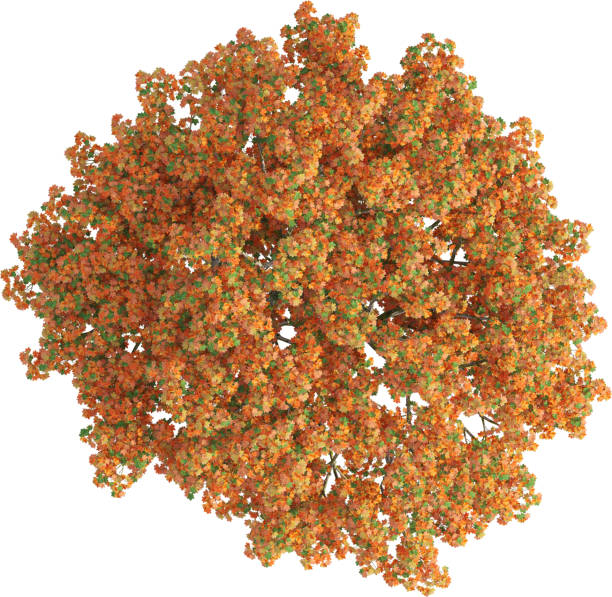
#> input picture app/preprocessing/dataset/arce (Aceraceae)/img1.jpg, 612 x 597 px, found by its file name
$ python resizeAndFilter.py
#> lines starting #> are read from the running program, lines starting #| are printed output that depends on the picture
#> in resizeAndFilter, image is the input picture: shape (597, 612, 3); mean B, G, R 130.9, 164.2, 201.8
import os
import cv2
import numpy as np

def resizeImage(image, size=(228, 228), interpolation=cv2.INTER_AREA):
#> called with size = (228, 228), interpolation = 3
    return cv2.resize(image, size, interpolation=interpolation)

def blurImage(image, kernel=(5, 5)):
#> called with kernel = (5, 5)
    return cv2.GaussianBlur(image, kernel, 0)

def pixelateImage(image, pixel_size=3):
#> called with pixel_size = 3
    h, w = image.shape[:2]
#> h = 228; w = 228
    temp = cv2.resize(image, (w // pixel_size, h // pixel_size), interpolation=cv2.INTER_LINEAR)
    return cv2.resize(temp, (w, h), interpolation=cv2.INTER_NEAREST)

def resizeAndFilter(input_path, output_dir, size=(228, 228), blur_kernel=(5, 5)):
    image = cv2.imread(input_path)
    if image is None:
        raise FileNotFoundError(f"No se pudo cargar la imagen: {input_path}")

    # Procesamiento
    resized = resizeImage(image, size)
    blurred = blurImage(resized, blur_kernel)
    pixelated = pixelateImage(resized)

    # Extraer nombre base y extensión
    filename = os.path.basename(input_path)
    name, ext = os.path.splitext(filename)

    # Construir rutas de salida
    resized_path = os.path.join(output_dir, f"{name}_resized{ext}")
    blur_path = os.path.join(output_dir, f"{name}_blur{ext}")
    pixel_path = os.path.join(output_dir, f"{name}_pixelate{ext}")

    # Guardar imágenes
    #cv2.imwrite(resized_path, resized)
    #cv2.imwrite(blur_path, blurred)
    cv2.imwrite(pixel_path, pixelated)

    print(f"Imágenes guardadas:\n - {resized_path}\n - {pixel_path}")


if __name__ == "__main__":
    resizeAndFilter("img1.jpg", "./")
    resizeAndFilter("img2.jpg", "./")
#> call 2 of resizeAndFilter, with input_path = 'img2.jpg', output_dir = './', size = (228, 228), blur_kernel = (5, 5)
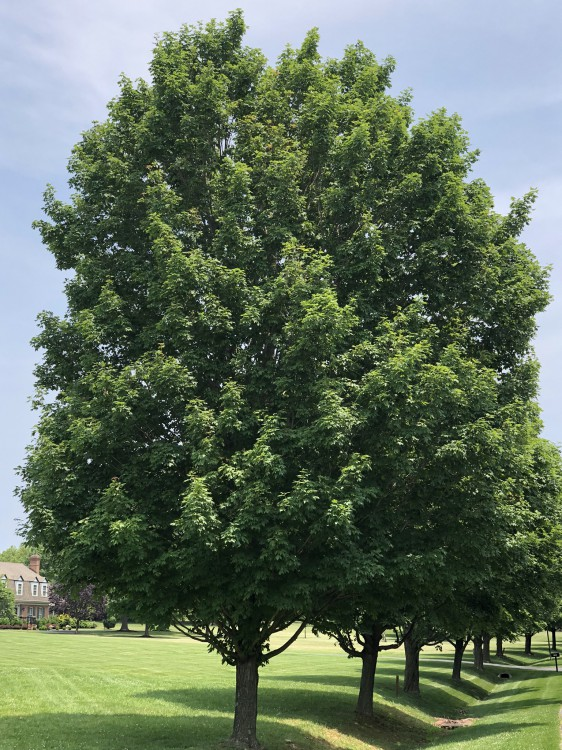
#> input picture app/preprocessing/dataset/arce (Aceraceae)/img2.jpg, 562 x 750 px, found by its file name
#> in resizeAndFilter, image is the input picture: shape (750, 562, 3); mean B, G, R 91.3, 111.5, 96.5
    resizeAndFilter("img3.jpg", "./")
#> call 3 of resizeAndFilter, with input_path = 'img3.jpg', output_dir = './', size = (228, 228), blur_kernel = (5, 5)
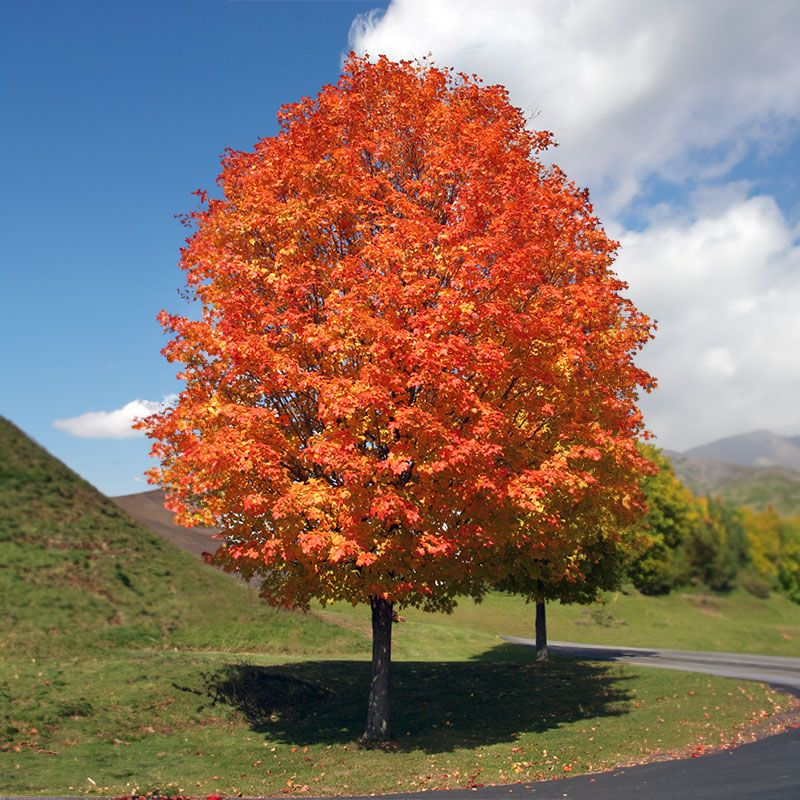
#> input picture app/preprocessing/dataset/arce (Aceraceae)/img3.jpg, 800 x 800 px, found by its file name
#> in resizeAndFilter, image is the input picture: shape (800, 800, 3); mean B, G, R 101.5, 115.1, 137.9
    resizeAndFilter("img4.jpg", "./")
#> call 4 of resizeAndFilter, with input_path = 'img4.jpg', output_dir = './', size = (228, 228), blur_kernel = (5, 5)
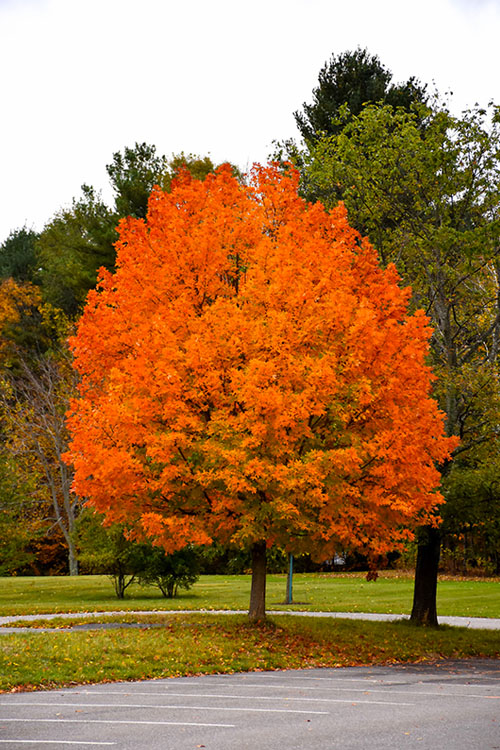
#> input picture app/preprocessing/dataset/arce (Aceraceae)/img4.jpg, 500 x 750 px, found by its file name
#> in resizeAndFilter, image is the input picture: shape (750, 500, 3); mean B, G, R 76.3, 120.8, 162.1
#> call 4 of pixelateImage, with pixel_size = 3
#> in pixelateImage (call 4), `temp = cv2.resize(image, (w // pixel_size, h // pixel_size), interpola..`:
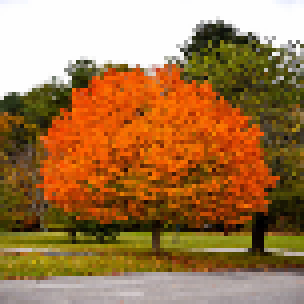
#> temp: shape (76, 76, 3) (shown 4 times larger); mean B, G, R 76.3, 121, 162.4
    resizeAndFilter("img5.jpg", "./")
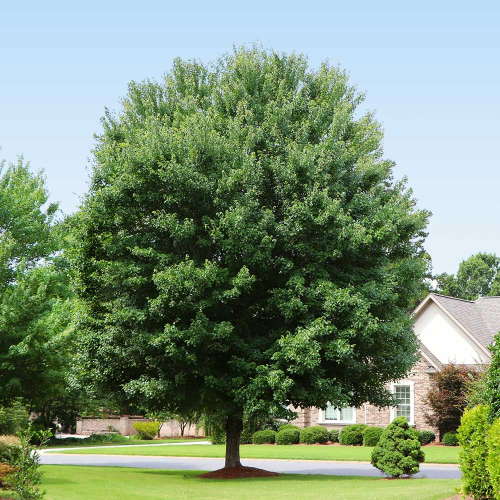
#> input picture app/preprocessing/dataset/arce (Aceraceae)/img5.jpg, 1000 x 1000 px, found by its file name (shown at 1/2 size)
#> in resizeAndFilter, image is the input picture: shape (1000, 1000, 3); mean B, G, R 120, 146.1, 125.2
    resizeAndFilter("img6.jpg", "./")
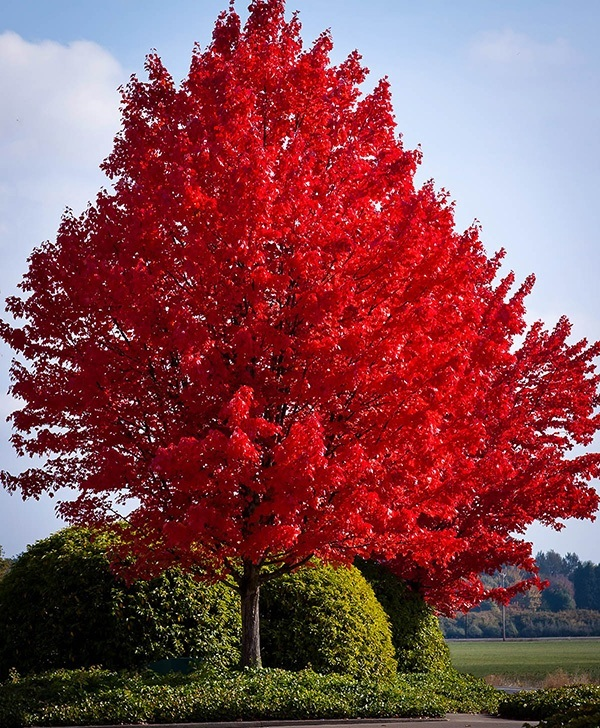
#> input picture app/preprocessing/dataset/arce (Aceraceae)/img6.jpg, 600 x 728 px, found by its file name
#> in resizeAndFilter, image is the input picture: shape (728, 600, 3); mean B, G, R 81.4, 75.8, 133.6
#> in pixelateImage (call 6), `temp = cv2.resize(image, (w // pixel_size, h // pixel_size), interpola..`:
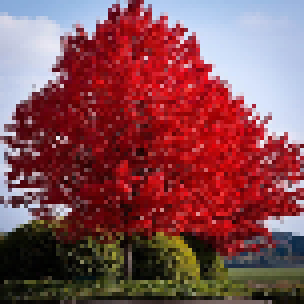
#> temp: shape (76, 76, 3) (shown 4 times larger); mean B, G, R 82, 76.2, 133.6
#> (the run stopped early here; a loop or call above may not have finished)
